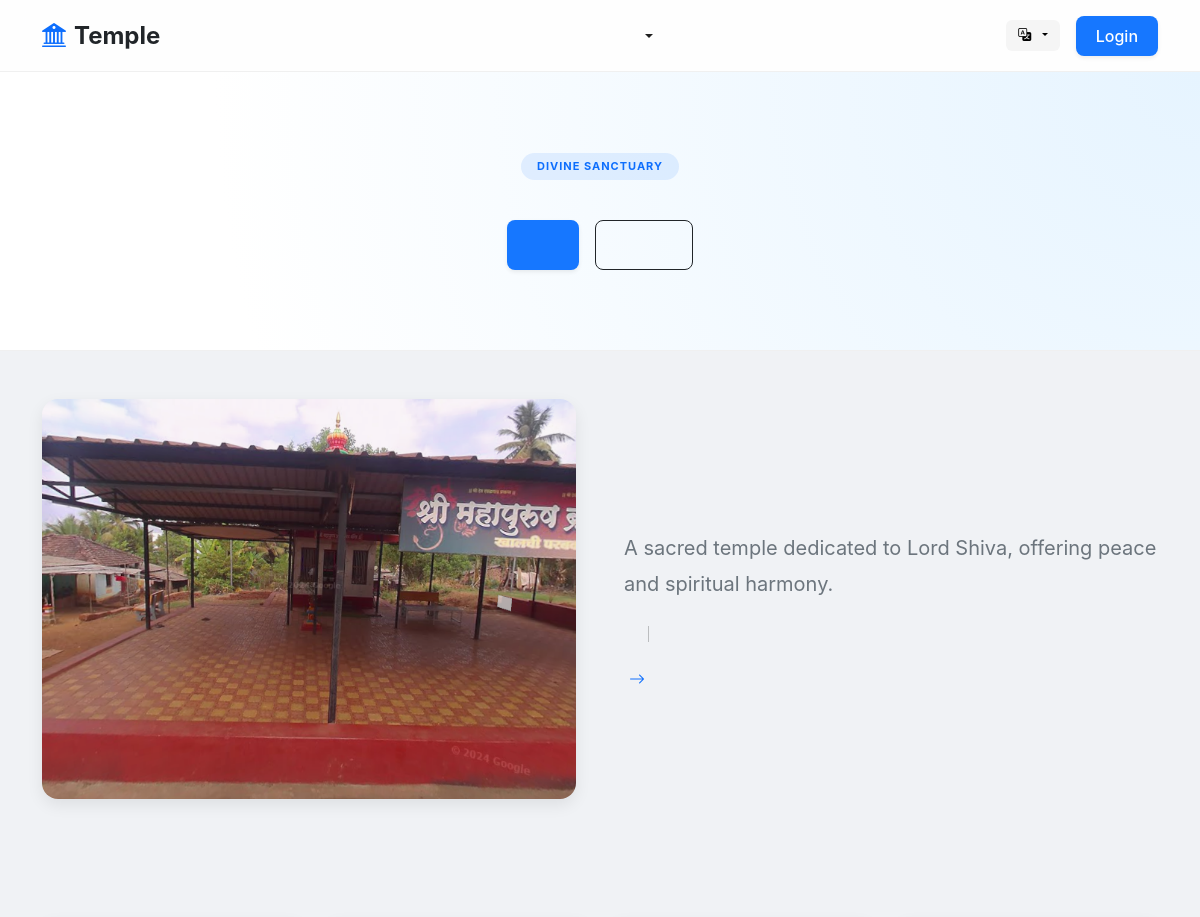
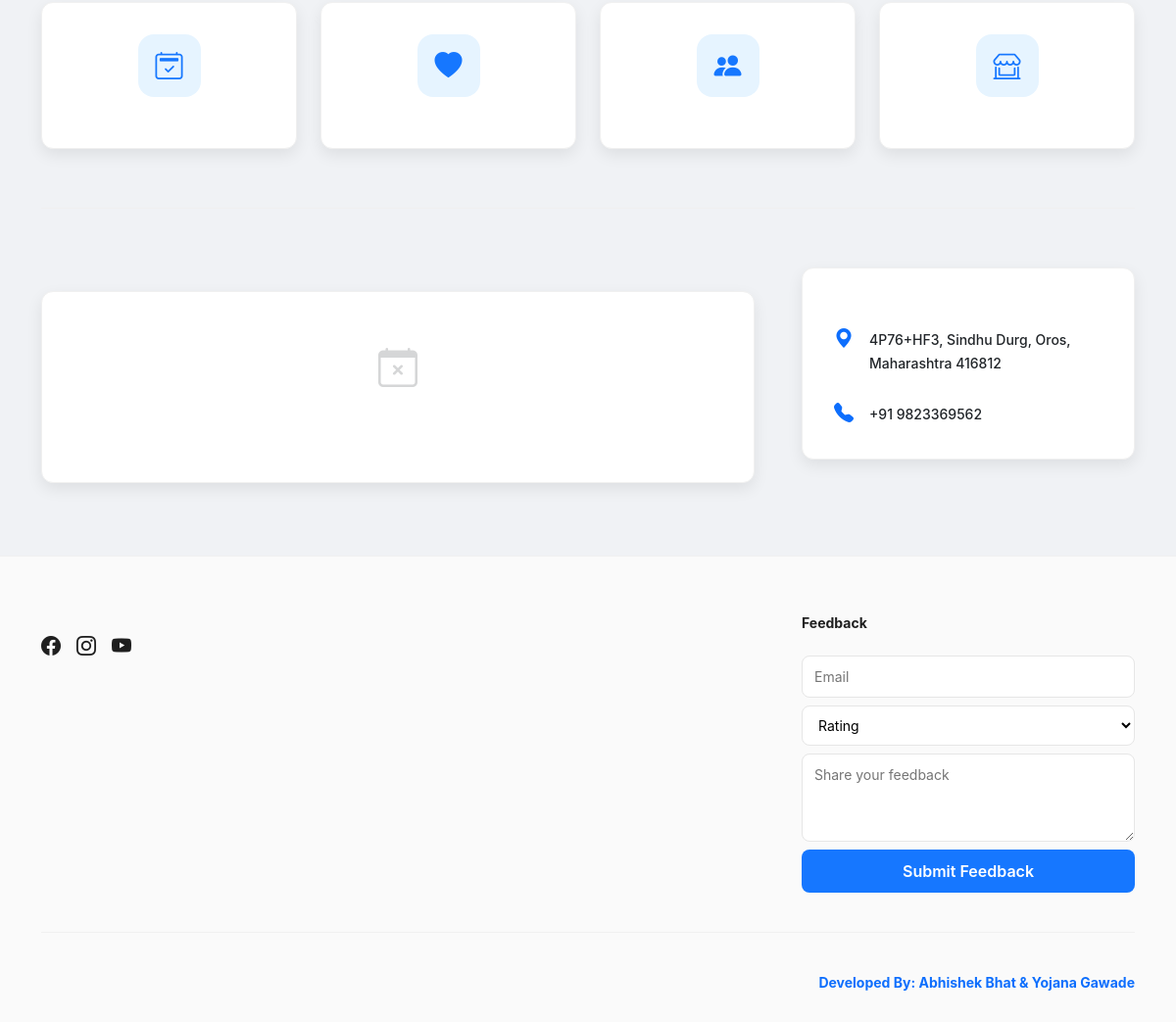
The page / on the database its author committed (2 pictures, top to bottom).
### tables this page shows
CREATE TABLE `temple_info` (
  `id` int(11) NOT NULL,
  `temple_name` varchar(255) NOT NULL,
  `description` text DEFAULT NULL,
  `photo` varchar(255) NOT NULL,
  `contact` varchar(100) DEFAULT NULL,
  `time` varchar(100) DEFAULT NULL,
  `address` varchar(255) NOT NULL,
  `location` varchar(255) DEFAULT NULL,
  `updated_at` timestamp NOT NULL DEFAULT current_timestamp() ON UPDATE current_timestamp()
);

### includes/lang.php (called while the page is built, shortened)
<?php
$lang = $_SESSION['lang']
    ?? $_COOKIE['lang']
    ?? 'en';
$langFile = __DIR__ . "/../lang/{$lang}.php";
$t = require $langFile;

### index.php (the view, shortened to what this page needs)
<?php
require __DIR__ . '/includes/lang.php';
$eventQuery = false;
if ($con && $con !== false) {
    $templeQuery = mysqli_query($con, "SELECT * FROM temple_info LIMIT 1");
    if ($templeQuery && mysqli_num_rows($templeQuery) > 0) {
        $templeData = mysqli_fetch_assoc($templeQuery);
        $temple['temple_name'] = $templeData['temple_name'];
        $temple['description'] = $templeData['description'];
        $temple['location'] = $templeData['location'];
        $temple['contact'] = $templeData['contact'];
        $temple['time'] = $templeData['time'];
        $temple['address'] = $templeData['address'];
        $temple['photo'] = $templeData['photo'] ? '' : "assets/images/temple.png";
    }
    $eventQuery = mysqli_query($con, "SELECT * FROM events WHERE conduct_on >= CURDATE() ORDER BY conduct_on ASC LIMIT 3");
}
?>
<!DOCTYPE html>
<html lang="<?php echo $lang; ?>">
<head>
    <link href="https://cdn.jsdelivr.net/npm/bootstrap@5.3.0/dist/css/bootstrap.min.css" rel="stylesheet">
    <link rel="stylesheet" href="https://cdn.jsdelivr.net/npm/bootstrap-icons@1.10.5/font/bootstrap-icons.css">
</head>
<body>
    <?php include 'includes/header.php'; ?>
    <section class="ant-hero">
        <div class="container">
            <span class="badge rounded-pill bg-primary bg-opacity-10 text-primary px-3 py-2 mb-3 fw-bold text-uppercase"
                style="letter-spacing: 1px; font-size: 11px;">
                <?php echo $t['welcome_subtitle'] ?? 'Divine Sanctuary'; ?>
            </span>
            <div class="d-flex justify-content-center gap-3 mt-4">
                <a href="donate.php" class="ant-btn-primary-big shadow-sm"><?php echo $t['donate_btn']; ?></a>
                <a href="auth/redirect.php" class="btn btn-outline-dark px-5 py-2 fw-bold"
                    style="border-radius: 8px; height: 50px; display: flex; align-items: center;"><?php echo $t['book_pooja_btn']; ?></a>
            </div>
        </div>
    </section>
    <main class="container py-5">
        <div class="row align-items-center g-5 mb-5 pb-4">
            <div class="col-lg-6">
                <img src="<?= $temple['photo'] ?>" class="temple-img-main" alt="<?php echo $t['temple_image_alt']; ?>">
            </div>
            <div class="col-lg-6">
                <p class="text-secondary fs-5 mb-4" style="line-height: 1.8;">
                    <?php
                    echo nl2br(htmlspecialchars(mb_strimwidth($temple['description'], 0, 450, "...")));
                    ?>
                </p>
                <div class="d-flex gap-4 mb-4">
                </div>
                <a href="about.php" class="btn btn-link text-primary fw-bold p-0 text-decoration-none">
                    <?php echo $t['read_full_history']; ?> <i class="bi bi-arrow-right ms-1"></i>
                </a>
            </div>
        </div>
        <div class="mb-5 pt-4">
            <div class="row g-4">
                <?php
                $icons = ['calendar2-check', 'heart-fill', 'people-fill', 'shop-window'];
                for ($i = 0; $i < 4; $i++): ?>
                    <div class="col-6 col-md-3">
                        <div class="ant-card">
                            <div class="ant-card-body text-center">
                                <div class="service-icon"><i class="bi bi-<?= $icons[$i] ?>"></i></div>
                            </div>
                        </div>
                    </div>
                <?php endfor; ?>
            </div>
        </div>
        <div style="height: 1px; background: var(--ant-border-color); margin: 60px 0;"></div>
        <div class="row g-5">
            <div class="col-lg-8">
                <?php if ($eventQuery && mysqli_num_rows($eventQuery) > 0): ?>
                    <?php while ($event = mysqli_fetch_assoc($eventQuery)): ?>
                        <div class="ant-card mb-4 border-0">
                            <div class="ant-card-body d-flex align-items-center gap-4">
                                <div class="date-box shadow-sm">
                                    <div class="fw-bold fs-4"><?= date("d", strtotime($event['conduct_on'])) ?></div>
                                    <div class="small text-uppercase fw-bold" style="font-size: 10px; opacity: 0.9;">
                                        <?= date("M", strtotime($event['conduct_on'])) ?>
                                    </div>
                                </div>
                                <div class="flex-grow-1">
                                    <h5 class="fw-bold mb-1"><?= htmlspecialchars($event['name']) ?></h5>
                                    <div class="small text-muted"><i class="bi bi-clock me-1"></i> <?= $event['duration'] ?>
                                    </div>
                                </div>
                                <a href="events.php?id=<?= $event['id'] ?>"
                                    class="btn btn-light btn-sm px-4 rounded-pill border fw-bold text-primary"><?php echo $t['details']; ?></a>
                            </div>
                        </div>
                    <?php endwhile; ?>
                <?php else: ?>
                    <div class="ant-card">
                        <div class="ant-card-body text-center py-5">
                            <i class="bi bi-calendar-x fs-1 text-muted opacity-25 mb-3"></i>
                        </div>
                    </div>
                <?php endif; ?>
            </div>
            <div class="col-lg-4">
                <div class="ant-card sticky-top" style="top: 88px; z-index: 1;">
                    <div class="ant-card-body">
                        <div class="d-flex gap-3 mb-4">
                            <div class="text-primary fs-5"><i class="bi bi-geo-alt-fill"></i></div>
                            <div>
                                <span
                                    class="small text-dark fw-medium"><?= htmlspecialchars($temple['location'] ?? $t['visit_us']) ?></span>
                            </div>
                        </div>
                        <div class="d-flex gap-3">
                            <div class="text-primary fs-5"><i class="bi bi-telephone-fill"></i></div>
                            <div>
                                <span
                                    class="small text-dark fw-medium"><?= htmlspecialchars($temple['contact'] ?? $t['call_us']) ?></span>
                            </div>
                        </div>
                    </div>
                </div>
            </div>
        </div>
    </main>
    <?php include 'includes/footer.php'; ?>
</body>
</html>

### index.php (style rules this page uses)
:root { --ant-primary: #1677ff; --ant-primary-hover: #4096ff; --ant-bg-layout: #f0f2f5; --ant-border-color: #f0f0f0; --ant-text: rgba(0, 0, 0, 0.88); --ant-text-sec: rgba(0, 0, 0, 0.45); --ant-radius: 12px; --ant-shadow: 0 6px 16px 0 rgba(0, 0, 0, 0.08); }
body { font-family: -apple-system, BlinkMacSystemFont, 'Segoe UI', Roboto, sans-serif; background-color: var(--ant-bg-layout); color: var(--ant-text); -webkit-user-select: none; user-select: none; }
.ant-hero { background: #fff; padding: 80px 0; text-align: center; border-bottom: 1px solid var(--ant-border-color); background-image: radial-gradient(circle at top right, #e6f4ff 0%, #ffffff 80%); }
.ant-card { background: #fff; border: 1px solid var(--ant-border-color); border-radius: var(--ant-radius); box-shadow: var(--ant-shadow); transition: all 0.3s cubic-bezier(0.23, 1, 0.32, 1); overflow: hidden; height: 100%; }
.ant-card-body { padding: 32px; }
.service-icon { width: 64px; height: 64px; background: #e6f4ff; color: var(--ant-primary); border-radius: 16px; display: flex; align-items: center; justify-content: center; margin: 0 auto 20px; font-size: 28px; }
.temple-img-main { width: 100%; height: 400px; object-fit: cover; border-radius: 16px; box-shadow: var(--ant-shadow); }
.ant-btn-primary-big { background-color: var(--ant-primary); color: #fff !important; padding: 12px 36px; border-radius: 8px; font-weight: 600; display: inline-block; text-decoration: none; transition: 0.3s; }

### includes/header.php (style rules this page uses)
body, body * { -webkit-user-select: none; user-select: none; }
a { text-decoration: none; color: #000; }

### rows shown on the page
temple_info: description "A sacred temple dedicated to Lord Shiva, offering peace and spiritual harmony.", location "4P76+HF3, Sindhu Durg, Oros, Maharashtra 416812", contact "+91 9823369562"

### other values the page prints
$t['title'] "Temple"
$t['login'] "Login"
$t['welcome_subtitle'] "DIVINE SANCTUARY"
$t['feedback'] "Feedback"
$t['submit_feedback'] "Submit Feedback"
form field rating "Rating"
